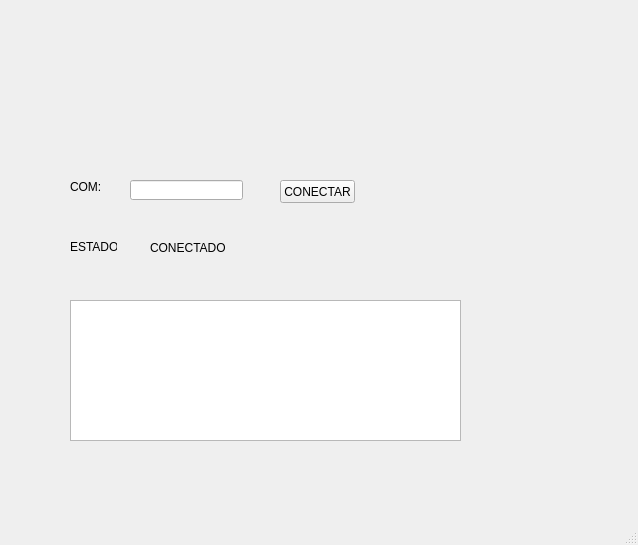
<?xml version="1.0" encoding="UTF-8"?>
<ui version="4.0">
 <class>MainWindow</class>
 <widget class="QMainWindow" name="MainWindow">
  <property name="geometry">
   <rect>
    <x>0</x>
    <y>0</y>
    <width>638</width>
    <height>545</height>
   </rect>
  </property>
  <property name="windowTitle">
   <string>MainWindow</string>
  </property>
  <widget class="QWidget" name="centralwidget">
   <widget class="QLabel" name="label">
    <property name="geometry">
     <rect>
      <x>30</x>
      <y>10</y>
      <width>201</width>
      <height>101</height>
     </rect>
    </property>
    <property name="text">
     <string/>
    </property>
    <property name="pixmap">
     <pixmap resource="../../Recursos.qrc">:/Logos/Imagenes/WhatsApp Image 2024-02-15 at 6.57.13 PM.jpeg</pixmap>
    </property>
    <property name="scaledContents">
     <bool>true</bool>
    </property>
   </widget>
   <widget class="QLabel" name="label_2">
    <property name="geometry">
     <rect>
      <x>396</x>
      <y>10</y>
      <width>241</width>
      <height>101</height>
     </rect>
    </property>
    <property name="text">
     <string/>
    </property>
    <property name="pixmap">
     <pixmap resource="../../Recursos.qrc">:/Logos/Imagenes/UAT_2018_-_2021_HORIZONTAL.jpg</pixmap>
    </property>
    <property name="scaledContents">
     <bool>true</bool>
    </property>
   </widget>
   <widget class="QLabel" name="label_3">
    <property name="geometry">
     <rect>
      <x>540</x>
      <y>440</y>
      <width>71</width>
      <height>61</height>
     </rect>
    </property>
    <property name="text">
     <string/>
    </property>
    <property name="pixmap">
     <pixmap resource="../../Recursos.qrc">:/Logos/Imagenes/WhatsApp Image 2024-02-15 at 9.24.51 PM.jpeg</pixmap>
    </property>
    <property name="scaledContents">
     <bool>true</bool>
    </property>
   </widget>
   <widget class="QLabel" name="label_4">
    <property name="geometry">
     <rect>
      <x>70</x>
      <y>180</y>
      <width>47</width>
      <height>13</height>
     </rect>
    </property>
    <property name="text">
     <string>COM:</string>
    </property>
   </widget>
   <widget class="QLineEdit" name="lineEdit">
    <property name="geometry">
     <rect>
      <x>130</x>
      <y>180</y>
      <width>113</width>
      <height>20</height>
     </rect>
    </property>
   </widget>
   <widget class="QPushButton" name="btn_accion">
    <property name="geometry">
     <rect>
      <x>280</x>
      <y>180</y>
      <width>75</width>
      <height>23</height>
     </rect>
    </property>
    <property name="text">
     <string>CONECTAR</string>
    </property>
   </widget>
   <widget class="QListView" name="datos">
    <property name="geometry">
     <rect>
      <x>70</x>
      <y>300</y>
      <width>391</width>
      <height>141</height>
     </rect>
    </property>
   </widget>
   <widget class="QLabel" name="label_5">
    <property name="geometry">
     <rect>
      <x>70</x>
      <y>240</y>
      <width>47</width>
      <height>13</height>
     </rect>
    </property>
    <property name="text">
     <string>ESTADO:</string>
    </property>
   </widget>
   <widget class="QLabel" name="label_6">
    <property name="geometry">
     <rect>
      <x>150</x>
      <y>240</y>
      <width>81</width>
      <height>16</height>
     </rect>
    </property>
    <property name="text">
     <string>CONECTADO</string>
    </property>
   </widget>
  </widget>
  <widget class="QMenuBar" name="menubar">
   <property name="geometry">
    <rect>
     <x>0</x>
     <y>0</y>
     <width>638</width>
     <height>21</height>
    </rect>
   </property>
  </widget>
  <widget class="QStatusBar" name="statusbar"/>
 </widget>
 <resources>
  <include location="../../Recursos.qrc"/>
 </resources>
 <connections/>
</ui>
